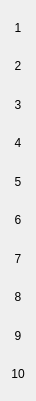
   <widget class="QWidget" name="layoutWidget">
    <property name="geometry">
     <rect>
      <x>110</x>
      <y>160</y>
      <width>20</width>
      <height>401</height>
     </rect>
    </property>
    <layout class="QVBoxLayout" name="numbers_your_field">
     <item>
      <widget class="QLabel" name="label_22">
       <property name="text">
        <string>1</string>
       </property>
       <property name="alignment">
        <set>Qt::AlignCenter</set>
       </property>
      </widget>
     </item>
     <item>
      <widget class="QLabel" name="label_23">
       <property name="text">
        <string>2</string>
       </property>
       <property name="alignment">
        <set>Qt::AlignCenter</set>
       </property>
      </widget>
     </item>
     <item>
      <widget class="QLabel" name="label_25">
       <property name="text">
        <string>3</string>
       </property>
       <property name="alignment">
        <set>Qt::AlignCenter</set>
       </property>
      </widget>
     </item>
     <item>
      <widget class="QLabel" name="label_27">
       <property name="text">
        <string>4</string>
       </property>
       <property name="alignment">
        <set>Qt::AlignCenter</set>
       </property>
      </widget>
     </item>
     <item>
      <widget class="QLabel" name="label_28">
       <property name="text">
        <string>5</string>
       </property>
       <property name="alignment">
        <set>Qt::AlignCenter</set>
       </property>
      </widget>
     </item>
     <item>
      <widget class="QLabel" name="label_26">
       <property name="text">
        <string>6</string>
       </property>
       <property name="alignment">
        <set>Qt::AlignCenter</set>
       </property>
      </widget>
     </item>
     <item>
      <widget class="QLabel" name="label_29">
       <property name="text">
        <string>7</string>
       </property>
       <property name="alignment">
        <set>Qt::AlignCenter</set>
       </property>
      </widget>
     </item>
     <item>
      <widget class="QLabel" name="label_24">
       <property name="text">
        <string>8</string>
       </property>
       <property name="alignment">
        <set>Qt::AlignCenter</set>
       </property>
      </widget>
     </item>
     <item>
      <widget class="QLabel" name="label_31">
       <property name="text">
        <string>9</string>
       </property>
       <property name="alignment">
        <set>Qt::AlignCenter</set>
       </property>
      </widget>
     </item>
     <item>
      <widget class="QLabel" name="label_30">
       <property name="text">
        <string>10</string>
       </property>
       <property name="alignment">
        <set>Qt::AlignCenter</set>
       </property>
      </widget>
     </item>
    </layout>
   </widget>
